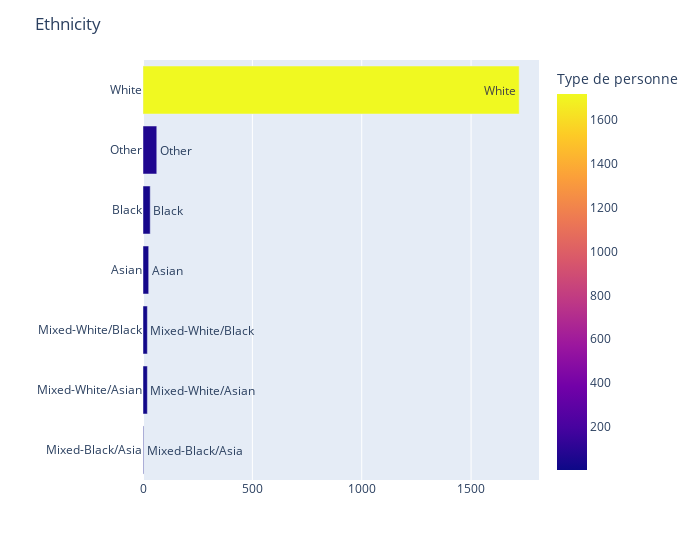

Notebook code for this chart:
### Code cell
classe = pd.DataFrame(df["Ethnicity"].value_counts())

classe.reset_index(inplace=True)

classe = classe.rename(columns = {'index':'Ethnicity', 'Ethnicity': "Type de personne"})


plot_hbar("Type de personne",'Ethnicity',classe)

### Figure 1 — Plotly figure (JSON) as saved in the notebook; plotly's stock layout.template omitted (floating-point values rounded to 4 significant figures)
{"data": [{"alignmentgroup": "True", "hovertemplate": "Type de personne=%{marker.color}<br>Ethnicity=%{text}<extra></extra>", "legendgroup": "", "marker": {"color": [1720, 63, 33, 26, 20, 20, 3], "coloraxis": "coloraxis"}, "name": "", "offsetgroup": "", "orientation": "h", "showlegend": false, "text": ["White", "Other", "Black", "Asian", "Mixed-White/Asian", "Mixed-White/Black", "Mixed-Black/Asia"], "textposition": "auto", "type": "bar", "x": [1720, 63, 33, 26, 20, 20, 3], "xaxis": "x", "y": ["White", "Other", "Black", "Asian", "Mixed-White/Asian", "Mixed-White/Black", "Mixed-Black/Asia"], "yaxis": "y"}], "layout": {"barmode": "relative", "coloraxis": {"colorbar": {"title": {"text": "Type de personne"}}, "colorscale": [[0, "#0d0887"], [0.1111, "#46039f"], [0.2222, "#7201a8"], [0.3333, "#9c179e"], [0.4444, "#bd3786"], [0.5556, "#d8576b"], [0.6667, "#ed7953"], [0.7778, "#fb9f3a"], [0.8889, "#fdca26"], [1, "#f0f921"]]}, "legend": {"tracegroupgap": 0}, "margin": {"t": 60}, "title": {"text": "Ethnicity"}, "uniformtext": {"minsize": 8, "mode": "hide"}, "width": 700, "xaxis": {"anchor": "y", "domain": [0, 1], "title": {"text": ""}}, "yaxis": {"anchor": "x", "categoryorder": "total ascending", "domain": [0, 1], "title": {"text": ""}}}}
